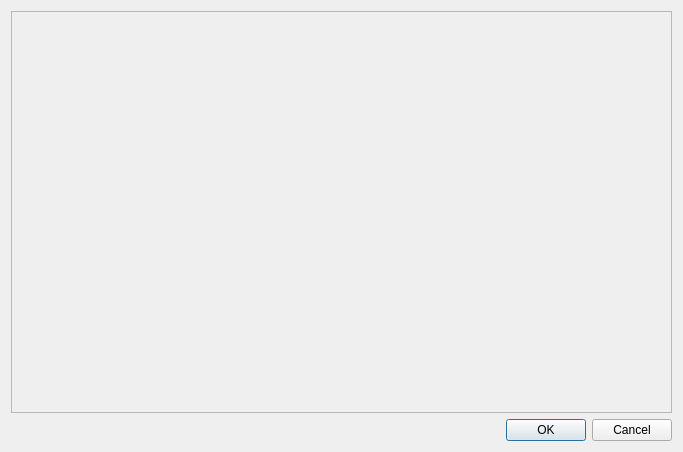
<?xml version="1.0" encoding="UTF-8"?>
<ui version="4.0">
 <class>InterventionForm</class>
 <widget class="QDialog" name="InterventionForm">
  <property name="geometry">
   <rect>
    <x>0</x>
    <y>0</y>
    <width>683</width>
    <height>452</height>
   </rect>
  </property>
  <property name="windowTitle">
   <string>Intervention Form</string>
  </property>
  <layout class="QGridLayout" name="gridLayout">
   <item row="1" column="0">
    <widget class="QDialogButtonBox" name="buttonBox">
     <property name="orientation">
      <enum>Qt::Horizontal</enum>
     </property>
     <property name="standardButtons">
      <set>QDialogButtonBox::Cancel|QDialogButtonBox::Ok</set>
     </property>
    </widget>
   </item>
   <item row="0" column="0">
    <widget class="QScrollArea" name="scrollArea">
     <property name="widgetResizable">
      <bool>true</bool>
     </property>
     <widget class="QWidget" name="scrollAreaWidget">
      <property name="geometry">
       <rect>
        <x>0</x>
        <y>0</y>
        <width>663</width>
        <height>403</height>
       </rect>
      </property>
      <layout class="QGridLayout" name="gridLayout_2">
       <property name="leftMargin">
        <number>3</number>
       </property>
       <property name="topMargin">
        <number>3</number>
       </property>
       <property name="rightMargin">
        <number>3</number>
       </property>
       <property name="bottomMargin">
        <number>3</number>
       </property>
       <item row="0" column="0">
        <layout class="QFormLayout" name="formLayout"/>
       </item>
      </layout>
     </widget>
    </widget>
   </item>
  </layout>
 </widget>
 <resources/>
 <connections>
  <connection>
   <sender>buttonBox</sender>
   <signal>accepted()</signal>
   <receiver>InterventionForm</receiver>
   <slot>accept()</slot>
   <hints>
    <hint type="sourcelabel">
     <x>248</x>
     <y>254</y>
    </hint>
    <hint type="destinationlabel">
     <x>157</x>
     <y>274</y>
    </hint>
   </hints>
  </connection>
  <connection>
   <sender>buttonBox</sender>
   <signal>rejected()</signal>
   <receiver>InterventionForm</receiver>
   <slot>reject()</slot>
   <hints>
    <hint type="sourcelabel">
     <x>316</x>
     <y>260</y>
    </hint>
    <hint type="destinationlabel">
     <x>286</x>
     <y>274</y>
    </hint>
   </hints>
  </connection>
 </connections>
</ui>
